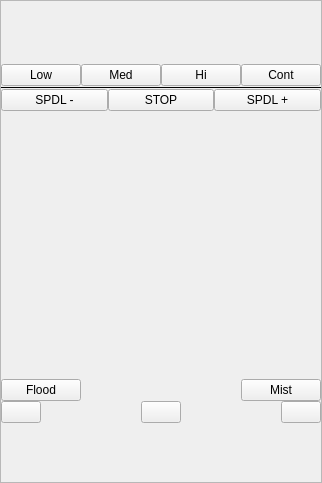
            <widget class="QFrame" name="rightside_run_tab_frame">
             <property name="sizePolicy">
              <sizepolicy hsizetype="Minimum" vsizetype="Preferred">
               <horstretch>0</horstretch>
               <verstretch>0</verstretch>
              </sizepolicy>
             </property>
             <property name="maximumSize">
              <size>
               <width>500</width>
               <height>16777215</height>
              </size>
             </property>
             <property name="frameShape">
              <enum>QFrame::StyledPanel</enum>
             </property>
             <property name="frameShadow">
              <enum>QFrame::Raised</enum>
             </property>
             <layout class="QHBoxLayout" name="horizontalLayout_18">
              <property name="spacing">
               <number>0</number>
              </property>
              <property name="leftMargin">
               <number>0</number>
              </property>
              <property name="topMargin">
               <number>0</number>
              </property>
              <property name="rightMargin">
               <number>0</number>
              </property>
              <property name="bottomMargin">
               <number>0</number>
              </property>
              <item>
               <widget class="QFrame" name="frame">
                <property name="sizePolicy">
                 <sizepolicy hsizetype="Fixed" vsizetype="Preferred">
                  <horstretch>0</horstretch>
                  <verstretch>0</verstretch>
                 </sizepolicy>
                </property>
                <layout class="QVBoxLayout" name="verticalLayout_4" stretch="0,0,0,0,0,0,0,0,0,0,0,0,0">
                 <property name="spacing">
                  <number>0</number>
                 </property>
                 <property name="sizeConstraint">
                  <enum>QLayout::SetMinimumSize</enum>
                 </property>
                 <property name="leftMargin">
                  <number>0</number>
                 </property>
                 <property name="rightMargin">
                  <number>0</number>
                 </property>
                 <item>
                  <widget class="StatusAdjustmentBar" name="statusadjustmentbar_4">
                   <property name="sizePolicy">
                    <sizepolicy hsizetype="Minimum" vsizetype="Fixed">
                     <horstretch>0</horstretch>
                     <verstretch>0</verstretch>
                    </sizepolicy>
                   </property>
                   <property name="feed_rate" stdset="0">
                    <bool>true</bool>
                   </property>
                   <property name="text_template" stdset="0">
                    <string>Feed Override
 %s</string>
                   </property>
                  </widget>
                 </item>
                 <item>
                  <widget class="StatusAdjustmentBar" name="statusadjustmentbar_3">
                   <property name="sizePolicy">
                    <sizepolicy hsizetype="Minimum" vsizetype="Fixed">
                     <horstretch>0</horstretch>
                     <verstretch>0</verstretch>
                    </sizepolicy>
                   </property>
                   <property name="rapid_rate" stdset="0">
                    <bool>true</bool>
                   </property>
                   <property name="feed_rate" stdset="0">
                    <bool>false</bool>
                   </property>
                   <property name="text_template" stdset="0">
                    <string>Rapid Override
 %s</string>
                   </property>
                  </widget>
                 </item>
                 <item>
                  <widget class="StatusAdjustmentBar" name="statusadjustmentbar_6">
                   <property name="spindle_rate" stdset="0">
                    <bool>true</bool>
                   </property>
                   <property name="show_toggle_button" stdset="0">
                    <bool>true</bool>
                   </property>
                   <property name="text_template" stdset="0">
                    <string>Spindle Override
   %d</string>
                   </property>
                  </widget>
                 </item>
                 <item>
                  <widget class="StatusAdjustmentBar" name="statusadjustmentbar_2">
                   <property name="sizePolicy">
                    <sizepolicy hsizetype="Minimum" vsizetype="Fixed">
                     <horstretch>0</horstretch>
                     <verstretch>0</verstretch>
                    </sizepolicy>
                   </property>
                   <property name="spindle_rate" stdset="0">
                    <bool>false</bool>
                   </property>
                   <property name="jograte_rate" stdset="0">
                    <bool>true</bool>
                   </property>
                   <property name="text_template" stdset="0">
                    <string>Jog Rate
%s</string>
                   </property>
                  </widget>
                 </item>
                 <item>
                  <widget class="StatusAdjustmentBar" name="statusadjustmentbar_5">
                   <property name="sizePolicy">
                    <sizepolicy hsizetype="Minimum" vsizetype="Fixed">
                     <horstretch>0</horstretch>
                     <verstretch>0</verstretch>
                    </sizepolicy>
                   </property>
                   <property name="jograte_rate" stdset="0">
                    <bool>false</bool>
                   </property>
                   <property name="jograte_angular_rate" stdset="0">
                    <bool>true</bool>
                   </property>
                   <property name="text_template" stdset="0">
                    <string>Rotary Rate
%s</string>
                   </property>
                  </widget>
                 </item>
                 <item>
                  <spacer name="verticalSpacer">
                   <property name="orientation">
                    <enum>Qt::Vertical</enum>
                   </property>
                   <property name="sizeHint" stdset="0">
                    <size>
                     <width>20</width>
                     <height>40</height>
                    </size>
                   </property>
                  </spacer>
                 </item>
                 <item>
                  <layout class="QHBoxLayout" name="horizontalLayout_39">
                   <item>
                    <widget class="StatusLabel" name="jog_angular_inc_label">
                     <property name="jogincr_status" stdset="0">
                      <bool>true</bool>
                     </property>
                    </widget>
                   </item>
                   <item>
                    <widget class="StatusLabel" name="jog_inc_label">
                     <property name="jogincr_status" stdset="0">
                      <bool>false</bool>
                     </property>
                     <property name="joginct_angle_status" stdset="0">
                      <bool>true</bool>
                     </property>
                    </widget>
                   </item>
                  </layout>
                 </item>
                 <item>
                  <layout class="QHBoxLayout" name="horizontalLayout_38">
                   <item>
                    <widget class="ActionButton" name="actionbutton_31">
                     <property name="sizePolicy">
                      <sizepolicy hsizetype="Fixed" vsizetype="Fixed">
                       <horstretch>0</horstretch>
                       <verstretch>0</verstretch>
                      </sizepolicy>
                     </property>
                     <property name="text">
                      <string>Low</string>
                     </property>
                     <property name="checkable">
                      <bool>true</bool>
                     </property>
                     <property name="indicator_option" stdset="0">
                      <bool>true</bool>
                     </property>
                     <property name="jog_incr_action" stdset="0">
                      <bool>true</bool>
                     </property>
                     <property name="incr_imperial_number" stdset="0">
                      <double>0.001000000000000</double>
                     </property>
                     <property name="incr_mm_number" stdset="0">
                      <double>0.010000000000000</double>
                     </property>
                    </widget>
                   </item>
                   <item>
                    <widget class="ActionButton" name="actionbutton_32">
                     <property name="text">
                      <string>Med</string>
                     </property>
                     <property name="checkable">
                      <bool>true</bool>
                     </property>
                     <property name="indicator_option" stdset="0">
                      <bool>true</bool>
                     </property>
                     <property name="jog_incr_action" stdset="0">
                      <bool>true</bool>
                     </property>
                     <property name="incr_mm_number" stdset="0">
                      <double>0.100000000000000</double>
                     </property>
                    </widget>
                   </item>
                   <item>
                    <widget class="ActionButton" name="actionbutton_30">
                     <property name="text">
                      <string>Hi</string>
                     </property>
                     <property name="checkable">
                      <bool>true</bool>
                     </property>
                     <property name="indicator_option" stdset="0">
                      <bool>true</bool>
                     </property>
                     <property name="jog_incr_action" stdset="0">
                      <bool>true</bool>
                     </property>
                     <property name="incr_imperial_number" stdset="0">
                      <double>0.100000000000000</double>
                     </property>
                     <property name="incr_mm_number" stdset="0">
                      <double>1.000000000000000</double>
                     </property>
                    </widget>
                   </item>
                   <item>
                    <widget class="ActionButton" name="actionbutton_29">
                     <property name="text">
                      <string>Cont</string>
                     </property>
                     <property name="checkable">
                      <bool>true</bool>
                     </property>
                     <property name="indicator_option" stdset="0">
                      <bool>true</bool>
                     </property>
                     <property name="jog_incr_action" stdset="0">
                      <bool>true</bool>
                     </property>
                     <property name="incr_imperial_number" stdset="0">
                      <double>0.000000000000000</double>
                     </property>
                     <property name="incr_mm_number" stdset="0">
                      <double>0.000000000000000</double>
                     </property>
                     <property name="incr_angular_number" stdset="0">
                      <double>0.000000000000000</double>
                     </property>
                    </widget>
                   </item>
                  </layout>
                 </item>
                 <item>
                  <widget class="Line" name="line_6">
                   <property name="frameShadow">
                    <enum>QFrame::Plain</enum>
                   </property>
                   <property name="orientation">
                    <enum>Qt::Horizontal</enum>
                   </property>
                  </widget>
                 </item>
                 <item>
                  <layout class="QHBoxLayout" name="horizontalLayout_9">
                   <item>
                    <widget class="ActionButton" name="actionbutton_19">
                     <property name="text">
                      <string>SPDL -</string>
                     </property>
                     <property name="spindle_rev_action" stdset="0">
                      <bool>false</bool>
                     </property>
                     <property name="spindle_down_action" stdset="0">
                      <bool>true</bool>
                     </property>
                    </widget>
                   </item>
                   <item>
                    <widget class="ActionButton" name="actionbutton_33">
                     <property name="text">
                      <string>STOP</string>
                     </property>
                     <property name="spindle_stop_action" stdset="0">
                      <bool>true</bool>
                     </property>
                    </widget>
                   </item>
                   <item>
                    <widget class="ActionButton" name="actionbutton_18">
                     <property name="text">
                      <string>SPDL +</string>
                     </property>
                     <property name="spindle_fwd_action" stdset="0">
                      <bool>false</bool>
                     </property>
                     <property name="spindle_up_action" stdset="0">
                      <bool>true</bool>
                     </property>
                    </widget>
                   </item>
                  </layout>
                 </item>
                 <item>
                  <layout class="QVBoxLayout" name="verticalLayout_9">
                   <property name="sizeConstraint">
                    <enum>QLayout::SetFixedSize</enum>
                   </property>
                   <item>
                    <widget class="ImageSwitcher" name="imageswitcher">
                     <property name="sizePolicy">
                      <sizepolicy hsizetype="Minimum" vsizetype="Minimum">
                       <horstretch>0</horstretch>
                       <verstretch>0</verstretch>
                      </sizepolicy>
                     </property>
                     <property name="minimumSize">
                      <size>
                       <width>0</width>
                       <height>200</height>
                      </size>
                     </property>
                     <property name="maximumSize">
                      <size>
                       <width>250</width>
                       <height>200</height>
                      </size>
                     </property>
                     <property name="scaledContents">
                      <bool>true</bool>
                     </property>
                     <property name="image_number" stdset="0">
                      <number>0</number>
                     </property>
                     <property name="image_list" stdset="0">
                      <stringlist>
                       <string>/home/chris/lbv-dev/share/qtvcp/images/no_tool.png</string>
                       <string>/home/chris/lbv-dev/share/qtvcp/images/tool_7-.png</string>
                       <string>/home/chris/lbv-dev/share/qtvcp/images/b4_endmill.png</string>
                      </stringlist>
                     </property>
                    </widget>
                   </item>
                   <item>
                    <widget class="StatusLabel" name="tool_description_label">
                     <property name="sizePolicy">
                      <sizepolicy hsizetype="Preferred" vsizetype="Minimum">
                       <horstretch>0</horstretch>
                       <verstretch>0</verstretch>
                      </sizepolicy>
                     </property>
                     <property name="tool_comment_status" stdset="0">
                      <bool>true</bool>
                     </property>
                    </widget>
                   </item>
                   <item>
                    <widget class="StatusLabel" name="tool_diameter_label">
                     <property name="sizePolicy">
                      <sizepolicy hsizetype="Preferred" vsizetype="Minimum">
                       <horstretch>0</horstretch>
                       <verstretch>0</verstretch>
                      </sizepolicy>
                     </property>
                     <property name="textTemplate" stdset="0">
                      <string>Diameter: %s</string>
                     </property>
                     <property name="tool_diameter_status" stdset="0">
                      <bool>true</bool>
                     </property>
                     <property name="tool_comment_status" stdset="0">
                      <bool>false</bool>
                     </property>
                    </widget>
                   </item>
                   <item>
                    <spacer name="verticalSpacer_4">
                     <property name="orientation">
                      <enum>Qt::Vertical</enum>
                     </property>
                     <property name="sizeHint" stdset="0">
                      <size>
                       <width>20</width>
                       <height>40</height>
                      </size>
                     </property>
                    </spacer>
                   </item>
                   <item>
                    <layout class="QVBoxLayout" name="verticalLayout_10">
                     <item>
                      <layout class="QHBoxLayout" name="horizontalLayout_32"/>
                     </item>
                     <item>
                      <layout class="QHBoxLayout" name="horizontalLayout_22">
                       <property name="sizeConstraint">
                        <enum>QLayout::SetMinimumSize</enum>
                       </property>
                       <item>
                        <widget class="ActionButton" name="actionbutton_34">
                         <property name="text">
                          <string>Flood</string>
                         </property>
                         <property name="checkable">
                          <bool>true</bool>
                         </property>
                         <property name="flood_action" stdset="0">
                          <bool>true</bool>
                         </property>
                        </widget>
                       </item>
                       <item>
                        <spacer name="horizontalSpacer_20">
                         <property name="orientation">
                          <enum>Qt::Horizontal</enum>
                         </property>
                         <property name="sizeHint" stdset="0">
                          <size>
                           <width>0</width>
                           <height>20</height>
                          </size>
                         </property>
                        </spacer>
                       </item>
                       <item>
                        <widget class="ActionButton" name="actionbutton_37">
                         <property name="text">
                          <string>Mist</string>
                         </property>
                         <property name="checkable">
                          <bool>true</bool>
                         </property>
                         <property name="mist_action" stdset="0">
                          <bool>true</bool>
                         </property>
                        </widget>
                       </item>
                      </layout>
                     </item>
                     <item>
                      <layout class="QHBoxLayout" name="horizontalLayout_25">
                       <item>
                        <widget class="ActionButton" name="actionbutton_45"/>
                       </item>
                       <item>
                        <spacer name="horizontalSpacer_21">
                         <property name="orientation">
                          <enum>Qt::Horizontal</enum>
                         </property>
                         <property name="sizeHint" stdset="0">
                          <size>
                           <width>40</width>
                           <height>20</height>
                          </size>
                         </property>
                        </spacer>
                       </item>
                       <item>
                        <widget class="ActionButton" name="actionbutton_44"/>
                       </item>
                       <item>
                        <spacer name="horizontalSpacer_22">
                         <property name="orientation">
                          <enum>Qt::Horizontal</enum>
                         </property>
                         <property name="sizeHint" stdset="0">
                          <size>
                           <width>40</width>
                           <height>20</height>
                          </size>
                         </property>
                        </spacer>
                       </item>
                       <item>
                        <widget class="ActionButton" name="actionbutton_43"/>
                       </item>
                      </layout>
                     </item>
                     <item>
                      <layout class="QHBoxLayout" name="horizontalLayout_24"/>
                     </item>
                     <item>
                      <spacer name="verticalSpacer_5">
                       <property name="orientation">
                        <enum>Qt::Vertical</enum>
                       </property>
                       <property name="sizeHint" stdset="0">
                        <size>
                         <width>20</width>
                         <height>40</height>
                        </size>
                       </property>
                      </spacer>
                     </item>
                    </layout>
                   </item>
                  </layout>
                 </item>
                 <item>
                  <widget class="EntryDialog" name="entrydialog"/>
                 </item>
                 <item>
                  <spacer name="verticalSpacer_3">
                   <property name="orientation">
                    <enum>Qt::Vertical</enum>
                   </property>
                   <property name="sizeHint" stdset="0">
                    <size>
                     <width>20</width>
                     <height>10</height>
                    </size>
                   </property>
                  </spacer>
                 </item>
                </layout>
               </widget>
              </item>
             </layout>
            </widget>
